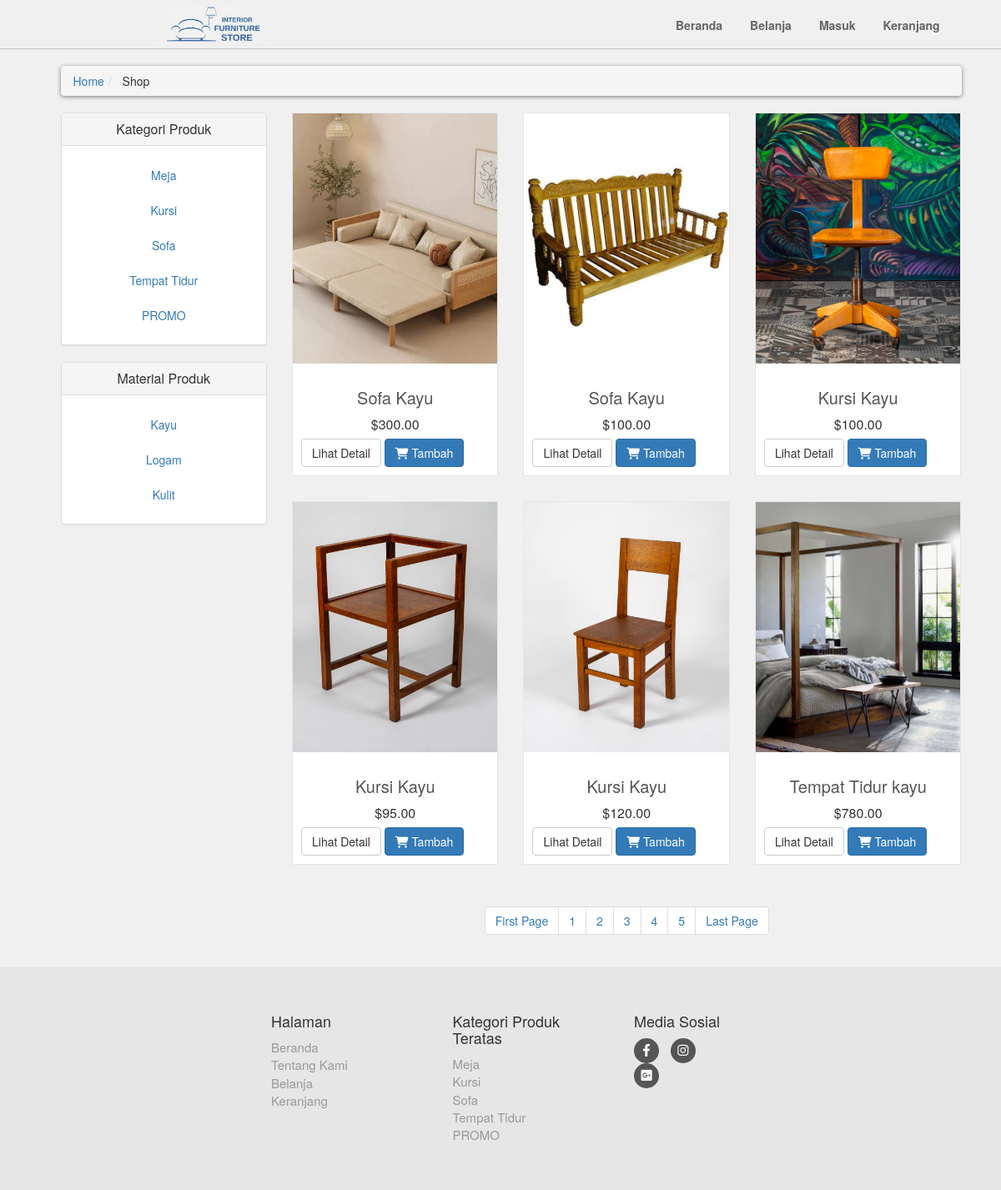
Screenshot of /shop.php?page=4 with the database file from the repository.
### tables this page shows
CREATE TABLE `product_categories` (
  `p_category_id` int(10) NOT NULL,
  `p_category_title` varchar(50) NOT NULL,
  `p_category_desc` varchar(200) NOT NULL
);

CREATE TABLE `product_material` (
  `p_material_id` int(10) NOT NULL,
  `p_material_title` varchar(50) NOT NULL,
  `p_material_desc` varchar(200) NOT NULL
);

CREATE TABLE `products` (
  `product_id` bigint(8) NOT NULL,
  `p_category_id` int(10) NOT NULL,
  `p_material_id` int(10) NOT NULL,
  `product_title` varchar(50) NOT NULL,
  `product_description` varchar(120) NOT NULL,
  `product_price` decimal(7,2) NOT NULL,
  `product_discount` int(4) NOT NULL,
  `product_image1` text NOT NULL,
  `product_image2` text NOT NULL,
  `product_image3` text NOT NULL
);

### shop.php (the view, shortened to what this page needs)
<?php
    include("includes/header.php");
?>
    <div id="content">
        <div class="container">
            <div class="col-md-12">
                <ul class="breadcrumb">
                    <li><a href="index.php">Home</a></li>
                    <li>
                        Shop
                    </li>
                </ul>
            </div>
            <div class="col-md-3">
                <?php
                    include("includes/sidebar.php");
                ?>
            </div>
                <div class="col-md-9">
                    <div class="row">
                        <?php
                            if(!isset($_GET['p_categories'])){
                                if(!isset($_GET['p_material'])){
                                    $per_page = 6;
                                    if(isset($_GET['page'])){
                                        $page = $_GET['page'];
                                    }else{
                                        $page=1;
                                    }
                                    $start_from = ($page-1) * $per_page;
                                    $get_products = "SELECT *
                                    FROM products
                                    JOIN product_categories ON products.p_category_id = product_categories.p_category_id
                                    WHERE product_categories.p_category_title != 'SALE'
                                    ORDER BY 1 DESC LIMIT $start_from, $per_page";
                                    $run_products = mysqli_query($con, $get_products);
                                    while($row_products = mysqli_fetch_array($run_products)){
                                        $pro_id = $row_products['product_id'];
                                        $pro_title = $row_products['product_title'];
                                        $pro_price = $row_products['product_price'];
                                        $pro_image1 = $row_products['product_image1'];
                                        echo "
                                            <div class = 'col-md-4 col-sm-6 center-responsive'>
                                                <div class = 'product'>
                                                    <a href = 'details.php?pro_id=$pro_id'>
                                                        <img class='img-responsive'src = 'product_images/$pro_image1'>
                                                    </a>
                                                    <div class='text'>
                                                        <h3>
                                                            <a href = 'details.php?pro_id=$pro_id'>
                                                                $pro_title
                                                            </a>
                                                        </h3>
                                                        <p class='price'>
                                                            $$pro_price
                                                        </p>
                                                        <p class ='buttons'>
                                                            <a class='btn btn-default' href = 'details.php?pro_id=$pro_id'>
                                                                Lihat Detail
                                                            </a>
                                                            <a class='btn btn-primary add-to-cart-btn' href='details.php?pro_id=<?php echo $pro_id; ?>'>
                                                                <i class='fa fa-shopping-cart'></i> Tambah
                                                            </a>
                                                        </p>
                                                    </div>
                                                </div>
                                            </div>
                                        ";
                                }
                        ?>
                    </div>
                    <center>
                        <ul class="pagination">
                            <?php
                                $query = "SELECT *
                                FROM products
                                JOIN product_categories ON products.p_category_id = product_categories.p_category_id
                                WHERE product_categories.p_category_title != 'SALE'";
                                $result = mysqli_query($con, $query);
                                $total_records = mysqli_num_rows($result);
                                $total_pages = ceil($total_records / $per_page);
                                echo "
                                <li>
                                    <a href='shop.php?page=1'> ".'First Page'."</a>
                                </li>
                                ";
                                for($i=1; $i<=$total_pages; $i++){
                                    echo "
                                    <li>
                                        <a href='shop.php?page=".$i."'> ".$i."</a>
                                    </li>
                                    ";
                                };
                                echo "
                                <li>
                                    <a href='shop.php?page=$total_pages'> ".'Last Page'."</a>
                                </li>
                                ";
                                }
                            }
                            ?>
                        </ul>
                    </center>
                </div>
        </div>
    </div>
    <?php
            include("includes/footer.php");
        ?>
</body>

### includes/functions.php (shortened to what this page needs)
<?php
$db = mysqli_connect("localhost", "root", "", "joviweb3");
function getPCategories(){
    global $db;
    $get_p_categories = "select * from product_categories";
    $run_p_categories = mysqli_query($db, $get_p_categories);
    while($row_p_categories=mysqli_fetch_array($run_p_categories)){
        $p_category_id = $row_p_categories['p_category_id'];
        $p_category_title = $row_p_categories['p_category_title'];
        if($p_category_title == 'SALE'){
            echo "
                <li>
                    <a style='color:red;' class= 'text-center' href='shop.php?p_categories=$p_category_id'> $p_category_title </a>
                </li>
            ";
        }else
            echo "
            <li>
                <a class= 'text-center' href='shop.php?p_categories=$p_category_id'> $p_category_title </a>
            </li>
        ";}
}
function getMaterial(){
    global $db;
    $get_p_material = "select * from product_material";
    $run_p_material = mysqli_query($db, $get_p_material);
    while($row_p_material=mysqli_fetch_array($run_p_material)){
        $p_material_id = $row_p_material['p_material_id'];
        $p_material_title = $row_p_material['p_material_title'];
        echo "
            <li>
                <a class= 'text-center' href='shop.php?p_material=$p_material_id'> $p_material_title </a>
            </li>
        ";
    }
}
?>

### includes/footer.php (shortened to what this page needs)
<div id="footer">
    <div class="holder">
        <div class="row justify-content-center">
            <div class="col-sm-6 col-md-3">
                <h4>Halaman</h4>
                <ul>
                    <li><a href="index.php">Beranda</a></li>
                    <li><a href="index.php">Tentang Kami</a></li>
                    <?php if(isset($_SESSION['user'])): ?>
                        <li><a href="shop.php">Belanja</a></li>
                        <li><a href="cart.php">Keranjang</a></li>
                    <?php else: ?>
                        <li><a href="login.php">Belanja </a></li>
                        <li><a href="login.php">Keranjang </a></li>
                    <?php endif; ?>
                </ul>
            </div>
            <div class="com-sm-6 col-md-3">
            <h4>Kategori Produk Teratas</h4>
            <ul>
                <?php
                    $get_p_categories = "select * from product_categories";
                    $run_p_categories = mysqli_query($db, $get_p_categories);
                    while($row_p_categories=mysqli_fetch_array($run_p_categories)){
                        $p_category_id = $row_p_categories['p_category_id'];
                        $p_category_title = $row_p_categories['p_category_title'];
                        if(isset($_SESSION['user'])){
                            echo "
                                <li>
                                    <a href ='shop.php?p_categories=$p_category_id'>
                                        $p_category_title
                                    </a>
                                </li>
                            ";
                        } else {
                            echo "
                                <li>
                                    <a href ='login.php'>
                                        $p_category_title
                                    </a>
                                </li>
                            ";
                        }
                    }
                ?>
            </ul>
        </div>
            <div class="col-sm-6 col-md-2">
                <h4>Media Sosial</h4>
                <p class="social">
                    <a href="https://www.facebook.com/IstimewaPremiumFurniture?mibextid=ZbWKwL" class="fa-brands fa-facebook-f"></a>
                    <a href="https://www.instagram.com/istimewa_furniture?igsh=MXNmdjY4ZnE1YmRvNg==" class="fa-brands fa-instagram"></a>
                    <a href="https://www.lalamove.com/id/blog/pengiriman-furniture-rumah-minimalis/" class="fa-brands fa-square-google-plus"></a>
                </p>
            </div>
        </div>
    </div>
</div>

### style/style.css (style rules this page uses)
* { box-sizing: border-box; margin: 0; padding: 0; }
ul, li, dl, ol, p, a, img { margin: 0; padding: 0; }
body { font-size: 14px; line-height: 1.42857143; color: #333333; background-color: #f0f0f0 !important; font-family: 'Roboto', sans-serif; }
.holder { width: 70%; margin: 0 auto; }
img { max-width: 100%; }
#content img { width: 100%; object-fit: cover; max-width: none; min-height: 300px; max-height: 300px; }
#content { padding-left: 25px; }
#content .product { background-color: #ffffff; border: 1px solid #e6e6e6; margin-bottom: 30px; box-sizing: border-box; }
#content .product .text { padding: 10px 10px 0; }
#content .product .text p.price { font-size: 16px; text-align: center; font-weight: 400; margin-bottom: 5px; }
#content .product .text h3 { text-align: center; font-size: 20px; }
#content .product .text h3 a { color: rgb(85, 85, 85); }
.breadcrumb { padding: 8px 15px; margin: 20px 0; background-color: #ffffff; border-radius: 5px; box-shadow: 0px 1px 5px rgba(0, 0, 0, .5); }
#footer { margin-top: 15px; background: #e6e6e6; padding: 45px 0; }
#footer a { color: #999999; text-decoration: none; }
#footer ul { list-style: none; padding-left: 0px; font-size: 15px; }
#footer .social { text-align: left; }
#footer .social a { margin: 0 10px 0 0; display: inline-block; color: #ffffff; width: 30px; height: 30px; border-radius: 15px; line-height: 30px; font-size: 15px; text-align: center; vertical-align: bottom; background-color: #555555; text-decoration: none; }

### rows the page displays
product_categories: p_category_title "Meja"
product_categories: p_category_title "Kursi"
product_categories: p_category_title "Sofa"
product_categories: p_category_title "Tempat Tidur"
product_categories: p_category_title "PROMO"
product_material: p_material_title "Kayu"
product_material: p_material_title "Logam"
product_material: p_material_title "Kulit"
products: product_image1 (picture), product_title "Sofa Kayu", product_price "300.00"
products: product_image1 (picture), product_title "Sofa Kayu", product_price "100.00"
products: product_image1 (picture), product_title "Kursi Kayu", product_price "100.00"
products: product_image1 (picture), product_title "Kursi Kayu", product_price "95.00"
products: product_image1 (picture), product_title "Kursi Kayu", product_price "120.00"
products: product_image1 (picture), product_title "Tempat Tidur kayu", product_price "780.00"
